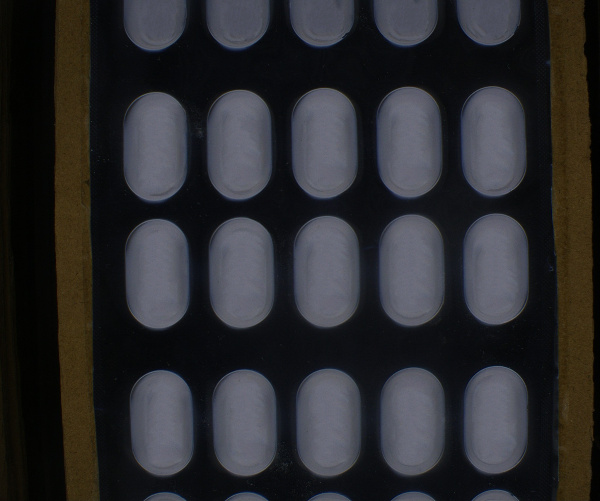
#> input picture background/image_convert4.jpg, 600 x 501 px, given in place of 000031967.jpg, which was not available
$ jupyter execute --allow-errors B3.ipynb   (text cells are left out)
#> lines starting #> are read from the running program, lines starting #| are printed output that depends on the picture; after the words box and inside, x2 and y2 are one past the last pixel; in counts of white or black regions, pixels touching at a corner belong together; pictures that were not available may be replaced by others from this repository, and a replacement may not be noted
[cell 1]
import cv2
import matplotlib.pyplot as plt
from rembg import remove
from PIL import Image
import numpy as np

[cell 2]
path = "Image1/Capsule-shape/000031967.jpg"

[cell 3]
img1 = Image.open(path)
#> img1 is the input picture: PIL image 600x501 RGB; mean R, G, B 44, 43.8, 46.6
#> (the rest of this cell did not finish here and is left out)

[cell 4]
plt.figure(figsize=(20, 10))
plt.subplot(121)
plt.imshow(img1)
plt.subplot(122)
#> (the rest of this cell did not finish here and is left out)

#> (a cell that did not finish here is left out)

[cell 6]
img = cv2.imread('1.png')
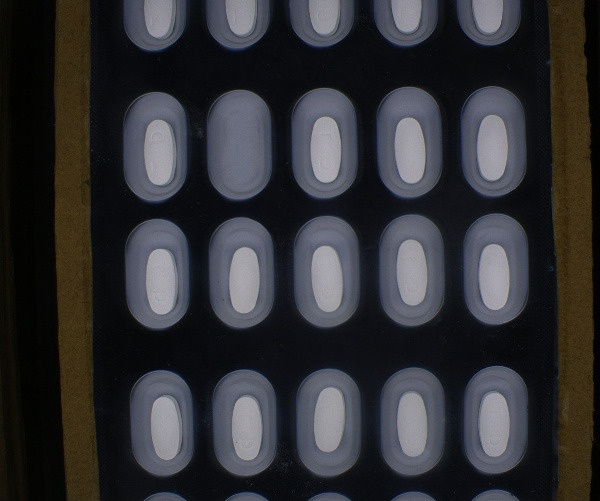
#> input picture background/snapedit_1679379106490.jpg, 600 x 501 px, given in place of 1.png, which was not available
#> img is the input picture: shape (501, 600, 3); mean B, G, R 52.4, 49.1, 49
img = cv2.cvtColor(img, cv2.COLOR_BGR2RGB)
gray = cv2.cvtColor(img, cv2.COLOR_RGB2GRAY)
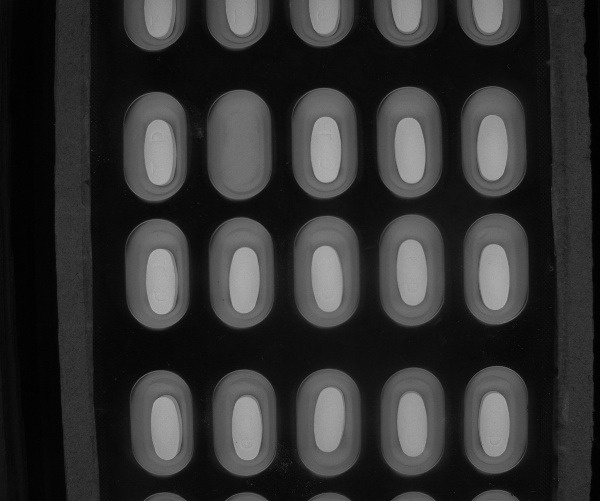
#> gray: shape (501, 600); min 0, max 181, mean 49.4

[cell 7]
plt.figure(figsize=(20, 10))
plt.subplot(121)
plt.imshow(img)
plt.subplot(122)
plt.imshow(gray, cmap="gray")
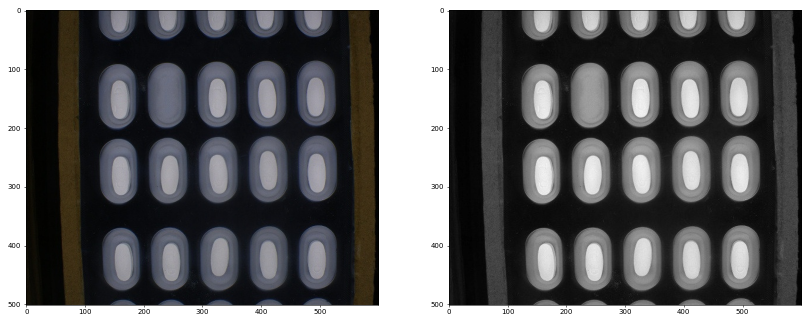
#> figure drawn by matplotlib, 2 panels

[cell 8]
# Apply a threshold to create a binary image
edged = cv2.Canny(gray, 30, 200)
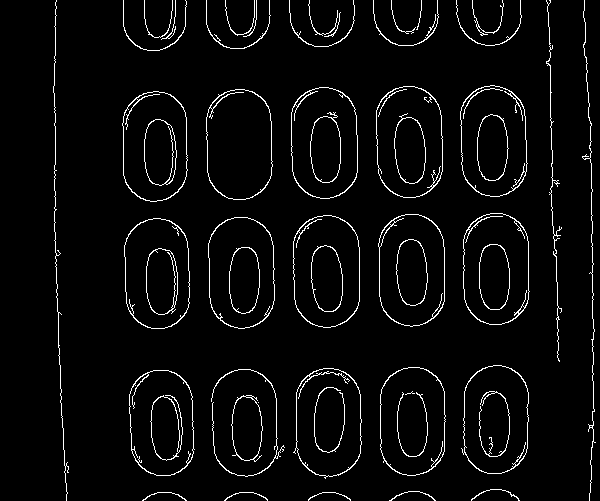
#> edged: shape (501, 600); 4% white in thin lines or dots
ret, thresh = cv2.threshold(edged, 10, 255, cv2.THRESH_BINARY)

[cell 9]
contours, hierarchy = cv2.findContours(thresh, cv2.RETR_EXTERNAL, cv2.CHAIN_APPROX_NONE)
#> contours = 39 contours, 16 with area under 20; largest, box (x1, y1, x2, y2) and area: (293, 215, 360, 328) 6428, (378, 214, 445, 327) 6384, (291, 87, 358, 199) 6362, (376, 86, 443, 198) 6340, (463, 213, 530, 325) 6331

[cell 10]
plt.figure(figsize=(20, 10))
plt.subplot(121)
plt.imshow(img)
plt.subplot(122)
plt.imshow(thresh, cmap="gray")

[cell 11]
contours[0].shape
#> Out = (86, 1, 2)

[cell 12]
import cv2
import numpy as np

# Load the image
img = cv2.imread('1.png')

# Convert the image to grayscale
gray = cv2.cvtColor(img, cv2.COLOR_BGR2GRAY)

# Apply a threshold to create a binary image
# edged = cv2.Canny(gray, 30, 200)
ret, thresh = cv2.threshold(gray, 10, 255, cv2.THRESH_BINARY)
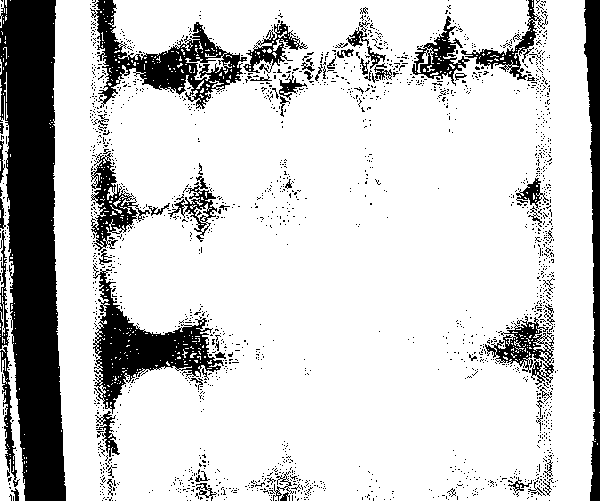
#> thresh: shape (501, 600); 81.3% white; 1937 black regions (1870 under 20 px)

# Find contours in the binary image
# contours, hierarchy = cv2.findContours(thresh, cv2.RETR_EXTERNAL, cv2.CHAIN_APPROX_NONE)
(contours, _) = cv2.findContours(thresh, cv2.RETR_EXTERNAL, cv2.CHAIN_APPROX_SIMPLE)
#> contours = 207 contours, 204 with area under 20; largest, box (x1, y1, x2, y2) and area: (53, 0, 596, 501) 259941, (0, 96, 25, 501) 2772, (0, 0, 5, 28) 26
mask = np.ones(img.shape[:2], dtype="uint8") * 255

# Draw the contours on the mask
# cv2.drawContours(mask, contours, -1, 0, -1)

# remove the contours from the image and show the resulting images
img = cv2.bitwise_and(img, img, mask=mask)
# cv2.drawContours(img, contours, -1, (0, 255, 0), 3)
# Display the image with the detected rectangles
cv2.imshow('img', img)
cv2.waitKey(0)
cv2.destroyAllWindows()

[cell 13]
import cv2
import numpy as np

img = cv2.imread('1.png')
gray = cv2.cvtColor(img, cv2.COLOR_BGR2GRAY)
ret, thresh = cv2.threshold(gray, 10, 255, cv2.THRESH_BINARY)
contours, hierarchy = cv2.findContours(thresh, cv2.RETR_EXTERNAL, cv2.CHAIN_APPROX_NONE)
for i in range(len(contours)):
    x, y, width, height = cv2.boundingRect(contours[i])
    roi = img[y:y+height, x:x+width]
    cv2.imwrite(f"D1/d{i}.png", roi)
#> this loop made 207 passes
#> (x, y, width, height, roi) on passes 1 to 3: (24, 472, 1, 1, [[6, 12, 11]]), (26, 470, 1, 2, [[7, 12, 11], [7, 12, 11]]), (26, 466, 1, 1, [[7, 11, 12]])

[cell 14]
import cv2
import numpy as np
list_name = [cv2.ROTATE_90_CLOCKWISE, cv2.ROTATE_90_COUNTERCLOCKWISE]
#> list_name = [0, 2]
img = cv2.imread('1.png')
gray = cv2.cvtColor(img, cv2.COLOR_BGR2GRAY)
ret, thresh = cv2.threshold(gray, 10, 255, cv2.THRESH_BINARY)
contours, hierarchy = cv2.findContours(thresh, cv2.RETR_EXTERNAL, cv2.CHAIN_APPROX_NONE)
for i in range(len(contours)):
    x, y, width, height = cv2.boundingRect(contours[i])
    src = img[y:y+height, x:x+width]
    tmp = cv2.cvtColor(src, cv2.COLOR_BGR2GRAY)
    _, alpha = cv2.threshold(tmp, 10, 255, cv2.THRESH_BINARY)#+cv2.THRESH_OTSU)
    b, g, r = cv2.split(src)
    rgba = [b, g, r, alpha]
    dst = cv2.merge(rgba, 10)
    # print(dst.shape)
    if dst.shape[0] < dst.shape[1]:
        for j in list_name:
            dst1 = cv2.rotate(dst, j)
            cv2.imwrite(f"D1/1gfg{i}_{j}.png", dst1)
    else:
        cv2.imwrite(f"D1/1gfg{i}_{2}.png", dst)
#> this loop made 207 passes
#> (x, y, width, height, tmp, alpha, b, g) on passes 1, 3, 10: (24, 472, 1, 1, [11], [255], [6], [12]), (26, 466, 1, 1, [11], [255], [7], [11]), (10, 456, 1, 1, [11], [255], [7], [12])
    # cv2.imwrite(f"D1/d{i}.png", roi)

[cell 15]
import cv2
import numpy as np

img = cv2.imread('1.png')
gray = cv2.cvtColor(img, cv2.COLOR_BGR2GRAY)
ret, thresh = cv2.threshold(gray, 10, 255, cv2.THRESH_BINARY)
contours, hierarchy = cv2.findContours(thresh, cv2.RETR_EXTERNAL, cv2.CHAIN_APPROX_NONE)
for i in range(len(contours)):
    x, y, width, height = cv2.boundingRect(contours[i])
    src = img[y:y+height, x:x+width]
    tmp = cv2.cvtColor(src, cv2.COLOR_BGR2GRAY)
    _, alpha = cv2.threshold(tmp, 10, 255, cv2.THRESH_BINARY)#+cv2.THRESH_OTSU)
    b, g, r = cv2.split(src)
    rgba = [b, g, r, alpha]
    dst = cv2.merge(rgba, 10)
    print
    dst = cv2.rotate(dst, cv2.ROTATE_90_CLOCKWISE)
    cv2.imwrite(f"D1/1gfg{i}.png", dst)
    # cv2.imwrite(f"D1/d{i}.png", roi)

[cell 16]
# Import the library OpenCV
import cv2

# Import the image
file_name = "D1/d1.png"

# Read the image
src = cv2.imread(file_name, 1)

# Convert image to image gray
tmp = cv2.cvtColor(src, cv2.COLOR_BGR2GRAY)

# Applying thresholding technique
_, alpha = cv2.threshold(tmp, 10, 255, cv2.THRESH_BINARY)#+cv2.THRESH_OTSU)

# Using cv2.split() to split channels
# of coloured image
b, g, r = cv2.split(src)

# Making list of Red, Green, Blue
# Channels and alpha
rgba = [b, g, r, alpha]

# Using cv2.merge() to merge rgba
# into a coloured/multi-channeled image
dst = cv2.merge(rgba, 10)

# Writing and saving to a new image
cv2.imwrite("D1/gfg_white.png", dst)
#> Out = True

#> (a cell that did not finish here is left out)

[cell 18]
import cv2

import numpy as np

image2 = cv2.imread('background/image_convert3.jpg')
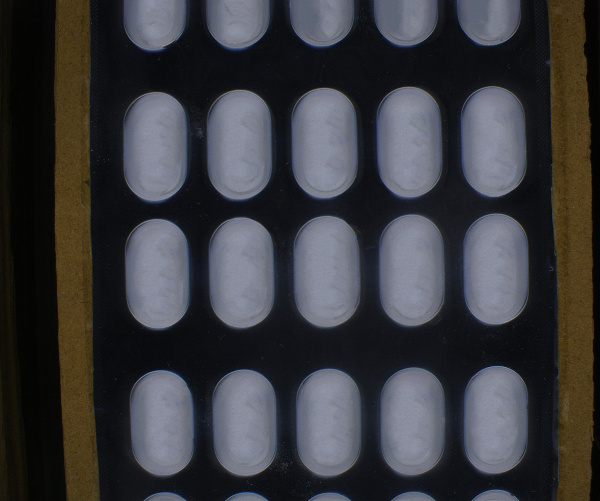
#> input picture background/image_convert3.jpg, 600 x 501 px
#> image2 is the input picture: shape (501, 600, 3); mean B, G, R 62.5, 58.7, 58.5
image1=cv2.imread('D1/1gfg0_2.png')
# image1 = 1
# image1=np.resize(image1,image2.shape)
#> (the rest of this cell did not finish here and is left out)

[cell 19]
plt.figure(figsize=(20, 10))
plt.subplot(131)
plt.imshow(image1)
plt.subplot(132)
plt.imshow(image2)
plt.subplot(133)
#> (the rest of this cell did not finish here and is left out)

[cell 20]
import cv2

background_img = cv2.imread('background/image_convert3.jpg')
overlay_img = cv2.imread('D1/1gfg0_2.png')
scale1 = 6
#> (the rest of this cell did not finish here and is left out)

[cell 21]
import cv2

background_img = cv2.imread('background/image_convert3.jpg')
overlay_img = cv2.imread('D1/1gfg0_2.png')
scale1 = 6
#> (the rest of this cell did not finish here and is left out)

[cell 22]
from PIL import Image, ImageFilter
scale = 6
im1 = Image.open('background/image_convert3.jpg')
im2 = Image.open('D1/1gfg0_2.png')

list_position_x = [145, 220, 310, 390, 480]
list_position_y = [100, 225, 375]

width, height = im2.size
#> (the rest of this cell did not finish here and is left out)

[cell 23]
from PIL import Image, ImageFilter
scale = 6
im1 = Image.open('background/image_convert3.jpg')
im2 = Image.open('D1/1gfg0_2.png')

list_position_x = [145, 220, 310, 390, 480]
list_position_y = [100, 225, 375]

width, height = im2.size
#> (the rest of this cell did not finish here and is left out)

[cell 24]
import numpy as np
from PIL import Image

img_p = Image.open("D1/1gfg0_2.png")
print("mode =",img_p.mode)              #RGBA
#| mode = RGBA
# print(np.unique(np.array(img_p)))

img_rgb = img_p.convert(mode = "RGB")
print("mode =",img_rgb.mode)            #RGB
#| mode = RGB
# print(np.unique(np.array(img_rgb)))

img_rgb = img_p.convert(mode = "P")
print("mode =",img_rgb.mode)            #P
#| mode = P
# print(np.unique(np.array(img_rgb)))

img_rgb = img_p.convert(mode = "L")
print("mode =",img_rgb.mode)            #L
#| mode = L
